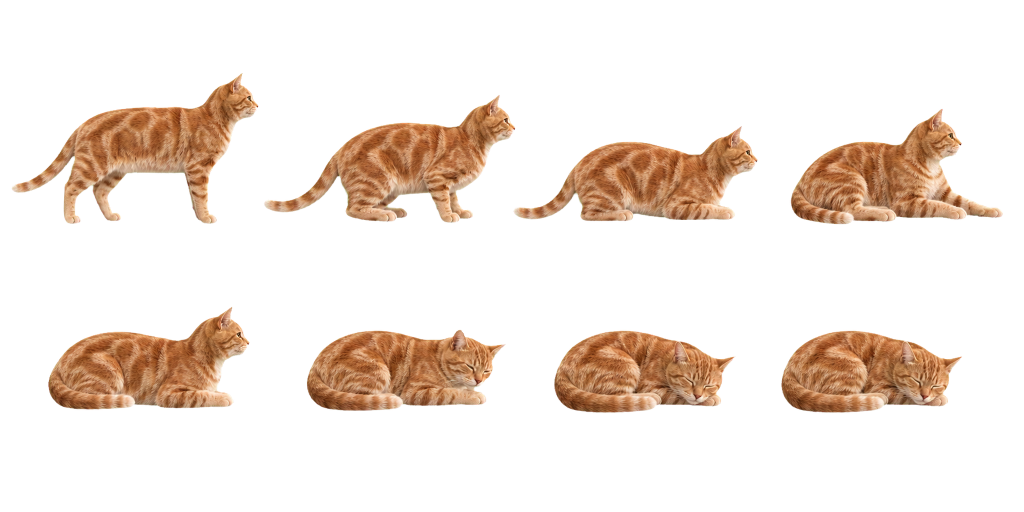
#> input picture output/imagegen/orange-tabby-lie-variants/01-lie-down-curled-8f.png, 2048 x 1024 px (shown at 1/2 size); the run also reads 1 picture not shown here
$ python smooth-sit-animation.py --source-sheet ../../output/imagegen/orange-tabby-lie-variants/01-lie-down-curled-8f.png --terminal-frame ../../output/imagegen/orange-tabby-lie-variants/03-lie-down-loaf-8f.png --output-dir out
#> lines starting #> are read from the running program, lines starting #| are printed output that depends on the picture; after the words box and inside, x2 and y2 are one past the last pixel; in counts of white or black regions, pixels touching at a corner belong together
#> in load_key_frames, sheet is the input picture: PIL image 2048x1024 RGBA; mean R, G, B, A 37.2, 25.7, 17.2, 49.1
### tools/import_transparent_8frame_pack.py
import json
import shutil
import sys
from pathlib import Path

import cv2
import numpy as np
from PIL import Image


CANVAS = (520, 520)
SHEETS = {
    "idle": ("00-idle-breathing-8f.png", 125, True),
    "walk": ("01-walk-v2-8f.png", 90, True),
    "lieDown": ("03-lie-down-8f.png", 120, False),
    "sleep": ("04-sleep-8f.png", 140, False),
    "pet": ("05-petting-no-hand-8f.png", 100, False),
    "eat": ("06-eating-8f.png", 100, False),
    "pickupStart": ("07-pickup-start-8f.png", 80, False),
    "pickedUp": ("08-picked-up-scruff-loop-8f.png", 100, True),
    "landing": ("09-release-landing-8f.png", 100, False),
    "restCurled": ("01-lie-down-curled-8f.png", 120, False),
    "restLoaf": ("03-lie-down-loaf-8f.png", 120, False),
    "restFaceDown": ("05-lie-down-face-down-8f.png", 120, False),
    "groom": ("07-stand-to-groom-8f.png", 120, False),
    "groomLoop": ("08-grooming-loop-8f.png", 140, True),
}

VARIANT_ACTIONS = {
    "restCurled", "restLoaf", "restFaceDown", "groom", "groomLoop",
}

GRAB_ANCHOR = (320, 88)
PICKUP_SOURCE_ANCHOR_X = (
    0.68,
    0.66,
    0.58,
    0.54,
    0.52,
    0.50,
    0.50,
    0.50,
)


def split_sheet(sheet):
    frames = []
    for row in range(2):
        for column in range(4):
            left = round(column * sheet.width / 4)
            right = round((column + 1) * sheet.width / 4)
            top = round(row * sheet.height / 2)
            bottom = round((row + 1) * sheet.height / 2)
            frames.append(sheet.crop((left, top, right, bottom)).convert("RGBA"))
#> after the loop, frames = 8 items
    return frames


# [25 lines left out: function split_generated_sheet, not called in this run]


def normalize_frame(frame, component_limit):
#> called with component_limit = 1
    alpha = frame.getchannel("A")
    bbox = alpha.point(lambda value: 255 if value > 8 else 0).getbbox()
#> bbox = (22, 145, 512, 448)
    if not bbox:
        raise ValueError("transparent sheet contains an empty frame")
    subject = frame.crop(bbox)
    max_width, max_height = CANVAS[0] - 16, CANVAS[1] - 16
    scale = min(1, max_width / subject.width, max_height / subject.height)
#> scale = 1
    if scale < 1:
        subject = subject.resize(
            (round(subject.width * scale), round(subject.height * scale)),
            Image.Resampling.LANCZOS,
        )
    canvas = Image.new("RGBA", CANVAS, (0, 0, 0, 0))
#> canvas: PIL image 520x520 RGBA; every value is 0
    x = (CANVAS[0] - subject.width) // 2
#> x = 15
    y = CANVAS[1] - subject.height - 8
#> y = 209
    canvas.alpha_composite(subject, (x, y))
    return clean_isolated_pixels(canvas, component_limit)


# [18 lines left out: function scale_subject_from_baseline, not called in this run]


def clean_isolated_pixels(image, component_limit):
#> called with component_limit = 1
    pixels = np.array(image)
    alpha = pixels[:, :, 3]
#> alpha: shape (520, 520)
    count, labels, stats, _ = cv2.connectedComponentsWithStats(
        (alpha > 64).astype(np.uint8), connectivity=8
    )
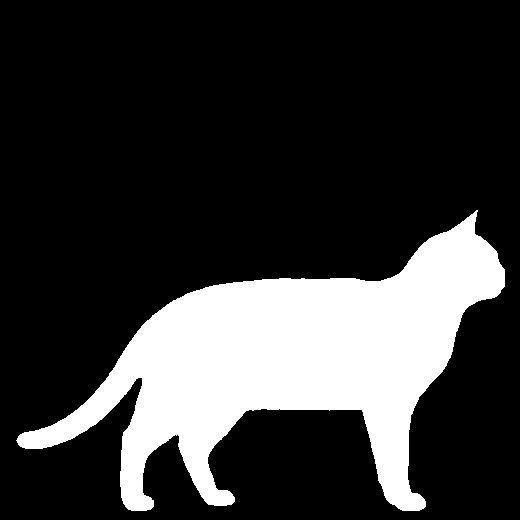
#> labels: shape (520, 520) int32; values 0 (black) and 1 (white), 21.4% white; 1 white region, box (x1, y1, x2, y2) and area: (16, 210, 505, 511) 57809
#> count = 2; stats = [[0, 0, 520, 520, 212591], [16, 210, 489, 301, 57809]]
    keep = np.zeros_like(alpha, dtype=bool)
    ranked = sorted(
        range(1, count),
        key=lambda label: stats[label, cv2.CC_STAT_AREA],
        reverse=True,
    )
#> ranked = [1]
    for label in ranked[:component_limit]:
        if stats[label, cv2.CC_STAT_AREA] >= 300:
            keep |= labels == label
#> this loop made 1 pass
    keep = cv2.dilate(keep.astype(np.uint8), np.ones((3, 3), np.uint8), iterations=2).astype(bool)
#> keep: shape (520, 520) bool; 23% white; 1 white region, box (x1, y1, x2, y2) and area: (14, 208, 507, 513) 62315
    pixels[~keep, 3] = 0
#> pixels: shape (520, 520, 4); mean R, G, B, A 42.2, 29.7, 20.1, 53.9
    return Image.fromarray(pixels)


# [230 lines left out: functions find_upper_anchor, normalize_grab_frame, normalize_to_reference_bbox, lab_statistics, match_lab_color, breathing_frames and 2 more, not called in this run]


# [2 lines that do not run on import are left out]

### desktop-2d/tools/smooth-sit-animation.py
"""Create a smoother sitting animation from the existing transparent key frames.

This uses classic OpenCV optical-flow warping only. It does not call an image
model and keeps the first and final key frames byte-for-byte unchanged.
"""

from __future__ import annotations

import argparse
import sys
from pathlib import Path

import cv2
import numpy as np
from PIL import Image

ROOT_TOOLS = Path(__file__).resolve().parents[2] / "tools"
sys.path.insert(0, str(ROOT_TOOLS))
from import_transparent_8frame_pack import normalize_frame, split_sheet  # noqa: E402

FRAME_PLAN = (
    (0, 0, 0.0),
    (0, 1, 0.5),
    (1, 1, 0.0),
    (1, 2, 1 / 3),
    (1, 2, 2 / 3),
    (2, 2, 0.0),
    (2, 3, 0.5),
    (3, 3, 0.0),
    (3, 4, 0.5),
    (4, 4, 0.0),
    (4, 5, 0.5),
    (5, 5, 0.0),
    (5, 6, 0.5),
    (6, 6, 0.0),
    (6, 7, 0.5),
    (7, 7, 0.0),
)


def load_frame(path: Path) -> np.ndarray:
    return np.asarray(Image.open(path).convert("RGBA"), dtype=np.float32)


def load_key_frames(source_sheet: Path, terminal_frame: Path) -> list[np.ndarray]:
    sheet = Image.open(source_sheet).convert("RGBA")
    frames = [np.asarray(normalize_frame(frame, component_limit=1), dtype=np.float32)
              for frame in split_sheet(sheet)]
#> call 2 of clean_isolated_pixels, with component_limit = 1
#> in clean_isolated_pixels (call 2), `count, labels, stats, _ = cv2.connectedComponentsWithStats( (alpha > 6..`:
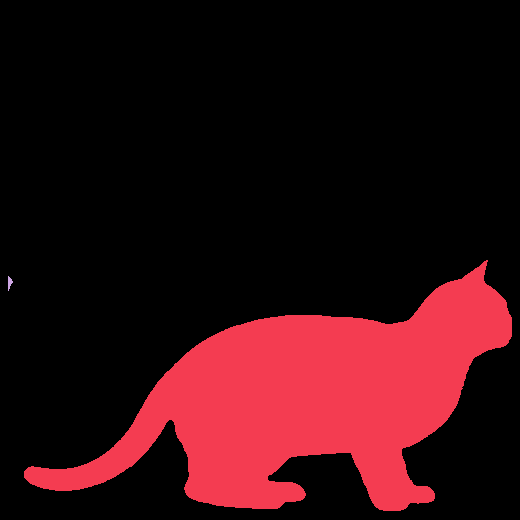
#> labels: shape (520, 520) int32; 3 distinct labels, from 0 to 2; one colour per label, 0 black
#> in clean_isolated_pixels (call 2), `count, labels, stats, _ = cv2.connectedComponentsWithStats( (alpha > 6..`: count = 3; stats = [[0, 0, 520, 520, 216398], [24, 260, 488, 251, 53960], [8, 276, 5, 15, 42]]
#> in clean_isolated_pixels (call 2), `ranked = sorted( range(1, count), key=lambda label: stats[label, cv2.C..`: ranked = [1, 2]
#> the loop in clean_isolated_pixels (call 2), `for label in ranked[:component_limit]:` made 1 pass
#> in clean_isolated_pixels (call 2), `keep = cv2.dilate(keep.astype(np.uint8), np.ones((3, 3), np.uint8), it..`: keep: shape (520, 520) bool; 21.4% white; 1 white region, box (x1, y1, x2, y2) and area: (22, 258, 514, 513) 57812
#> in clean_isolated_pixels (call 2), `pixels[~keep, 3] = 0`: pixels: shape (520, 520, 4); mean R, G, B, A 39.5, 27.7, 18.8, 50.4
#> call 3 of clean_isolated_pixels, with component_limit = 1
#> in clean_isolated_pixels (call 3), `count, labels, stats, _ = cv2.connectedComponentsWithStats( (alpha > 6..`:
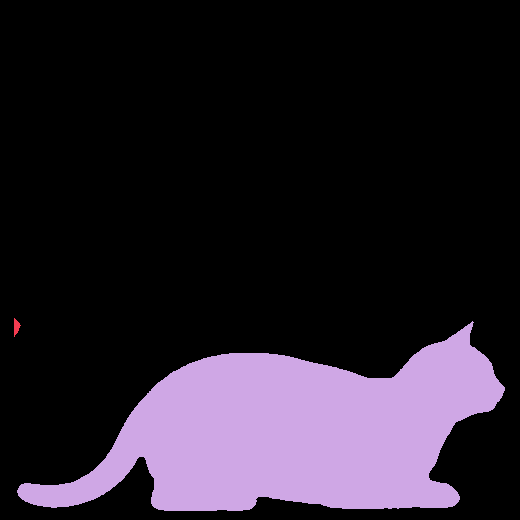
#> labels: shape (520, 520) int32; 3 distinct labels, from 0 to 2; one colour per label, 0 black
#> in clean_isolated_pixels (call 3), `count, labels, stats, _ = cv2.connectedComponentsWithStats( (alpha > 6..`: stats = [[0, 0, 520, 520, 219392], [14, 318, 7, 19, 76], [17, 321, 488, 190, 50932]]
#> in clean_isolated_pixels (call 3), `ranked = sorted( range(1, count), key=lambda label: stats[label, cv2.C..`: ranked = [2, 1]
#> the loop in clean_isolated_pixels (call 3), `for label in ranked[:component_limit]:` made 1 pass
#> label on pass 1: 2
#> in clean_isolated_pixels (call 3), `keep = cv2.dilate(keep.astype(np.uint8), np.ones((3, 3), np.uint8), it..`: keep: shape (520, 520) bool; 20% white; 1 white region, box (x1, y1, x2, y2) and area: (15, 319, 507, 513) 54189
#> in clean_isolated_pixels (call 3), `pixels[~keep, 3] = 0`: pixels: shape (520, 520, 4); mean R, G, B, A 36.4, 25, 16.8, 47.6
#> in clean_isolated_pixels (call 4), `count, labels, stats, _ = cv2.connectedComponentsWithStats( (alpha > 6..`: labels: shape (520, 520) int32; values 0 (black) and 1 (white), 19.2% white; 1 white region, box (x1, y1, x2, y2) and area: (48, 281, 472, 511) 51832
#> in clean_isolated_pixels (call 4), `keep = cv2.dilate(keep.astype(np.uint8), np.ones((3, 3), np.uint8), it..`: keep: shape (520, 520) bool; 20.2% white; 1 white region, box (x1, y1, x2, y2) and area: (46, 279, 474, 513) 54735
#> in clean_isolated_pixels (call 4), `pixels[~keep, 3] = 0`: pixels: shape (520, 520, 4); mean R, G, B, A 36.8, 25.9, 17.8, 48.5
#> in clean_isolated_pixels (call 5), `count, labels, stats, _ = cv2.connectedComponentsWithStats( (alpha > 6..`: labels: shape (520, 520) int32; values 0 (black) and 1 (white), 19.5% white; 1 white region, box (x1, y1, x2, y2) and area: (59, 307, 461, 512) 52692
#> in clean_isolated_pixels (call 5), `keep = cv2.dilate(keep.astype(np.uint8), np.ones((3, 3), np.uint8), it..`: keep: shape (520, 520) bool; 20.5% white; 1 white region, box (x1, y1, x2, y2) and area: (57, 305, 463, 514) 55389
#> in clean_isolated_pixels (call 5), `pixels[~keep, 3] = 0`: pixels: shape (520, 520, 4); mean R, G, B, A 36.8, 25, 16.5, 49.3
#> in normalize_frame (call 6), `alpha = frame.getchannel("A")`:
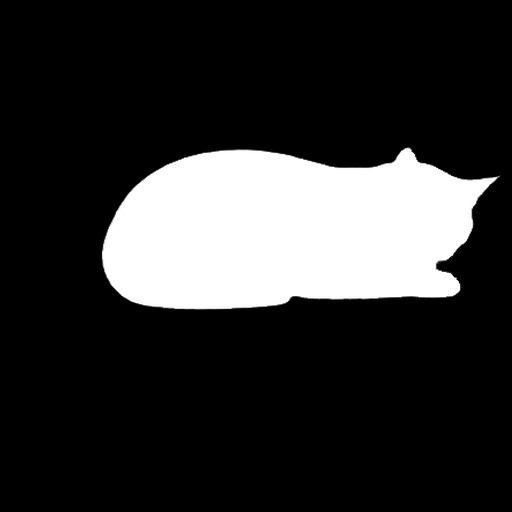
#> alpha: PIL image 512x512 L; min 0, max 255, mean 47.8
#> in normalize_frame (call 6), `bbox = alpha.point(lambda value: 255 if value > 8 else 0).getbbox()`: bbox = (101, 146, 501, 310)
#> in normalize_frame (call 6), `subject = frame.crop(bbox)`:
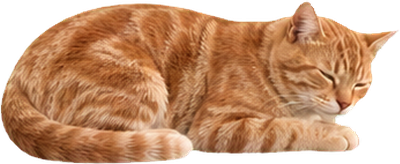
#> subject: PIL image 400x164 RGBA; mean R, G, B, A 142.4, 97.4, 64.6, 191; transparent parts drawn white
#> in normalize_frame (call 6), `canvas.alpha_composite(subject, (x, y))`:
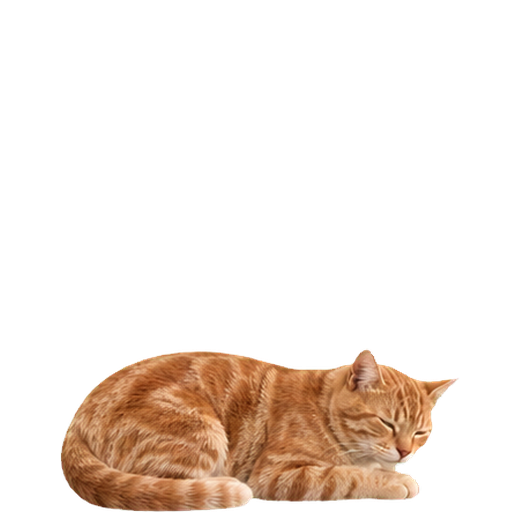
#> canvas: PIL image 520x520 RGBA; mean R, G, B, A 34.6, 23.6, 15.7, 46.3; transparent parts drawn white
#> in clean_isolated_pixels (call 6), `count, labels, stats, _ = cv2.connectedComponentsWithStats( (alpha > 6..`:
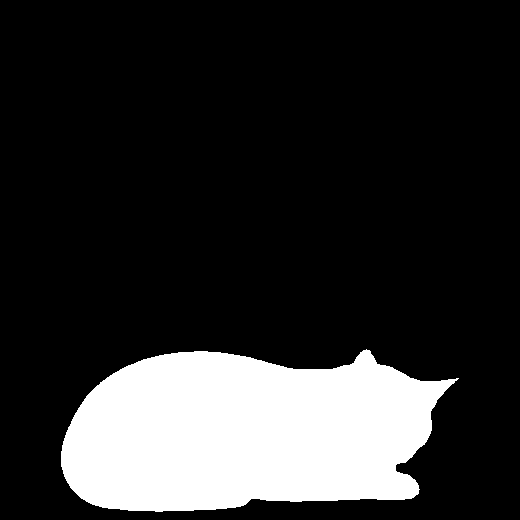
#> labels: shape (520, 520) int32; values 0 (black) and 1 (white), 18.3% white; 1 white region, box (x1, y1, x2, y2) and area: (61, 349, 459, 512) 49520
#> in clean_isolated_pixels (call 6), `count, labels, stats, _ = cv2.connectedComponentsWithStats( (alpha > 6..`: stats = [[0, 0, 520, 520, 220880], [61, 349, 398, 163, 49520]]
#> the loop in clean_isolated_pixels (call 6), `for label in ranked[:component_limit]:` made 1 pass
#> frames = 8 items
    frames[-1] = load_frame(terminal_frame)
    return frames


# [59 lines left out: functions grayscale, flow_between, warp, morph, premultiply, unpremultiply, not called in this run]


def save_frame(path: Path, frame: np.ndarray) -> None:
    Image.fromarray(np.clip(np.rint(frame), 0, 255).astype(np.uint8)).save(path)


# [7 lines left out: function make_contact_sheet, not called in this run]


def main() -> None:
    parser = argparse.ArgumentParser()
    parser.add_argument("--source-sheet", type=Path, required=True)
    parser.add_argument("--terminal-frame", type=Path, required=True)
    parser.add_argument("--output-dir", type=Path, required=True)
    parser.add_argument("--contact-sheet", type=Path)
    args = parser.parse_args()

    sources = load_key_frames(args.source_sheet, args.terminal_frame)
#> sources = 8 items
    if len({frame.shape for frame in sources}) != 1:
#> (the run stopped early here; a loop or call above may not have finished)
